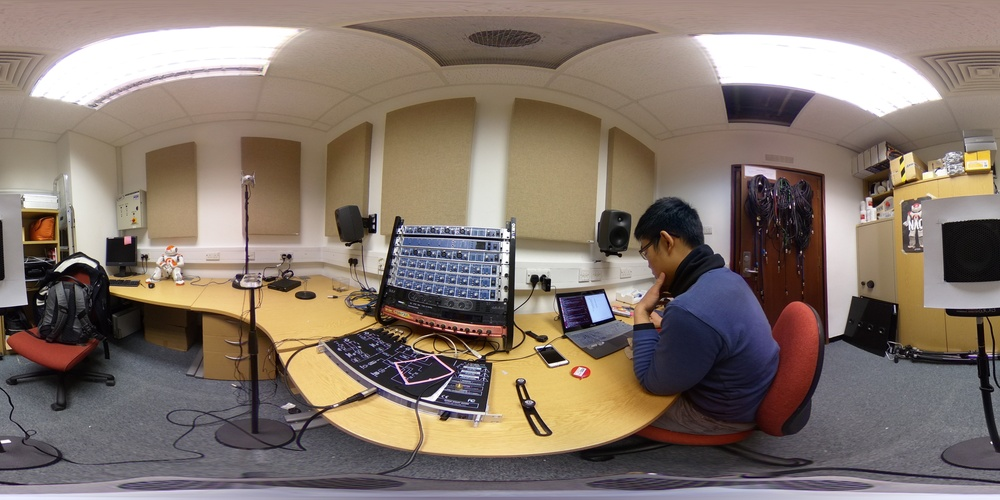
#> input picture src/180 degrees at 30cm.jpg, 1000 x 500 px, shrunk from 5376 x 2688 before the run, given in place of the camera
$ python size.py   (older library calls are emulated)
#> lines starting #> are read from the running program, lines starting #| are printed output that depends on the picture; after the words box and inside, x2 and y2 are one past the last pixel; in counts of white or black regions, pixels touching at a corner belong together
import numpy as np
import cv2

cap = cv2.VideoCapture(0)

# HSV Color Sensitivity Ranges
hul, huh = 145, 164 # Hue
sal, sah = 58, 182 # Saturation
val, vah = 165, 255 # Value

HSVLOW=np.array([hul,sal,val])
HSVHIGH=np.array([huh,sah,vah])

while(True):
	ret, frame = cap.read()
#> frame is the input picture: shape (500, 1000, 3); mean B, G, R 108.2, 118.3, 132.6
	frame = cv2.GaussianBlur (frame, (5,5),0)
	hsv = cv2.cvtColor(frame, cv2.COLOR_BGR2HSV)
#> hsv: shape (500, 1000, 3); mean H, S, V 55.7, 63.4, 135.7
	mask = cv2.inRange(hsv, HSVLOW, HSVHIGH)
#> mask: shape (500, 1000); every value is 0

	imgray = cv2.cvtColor(frame, cv2.COLOR_BGR2GRAY)
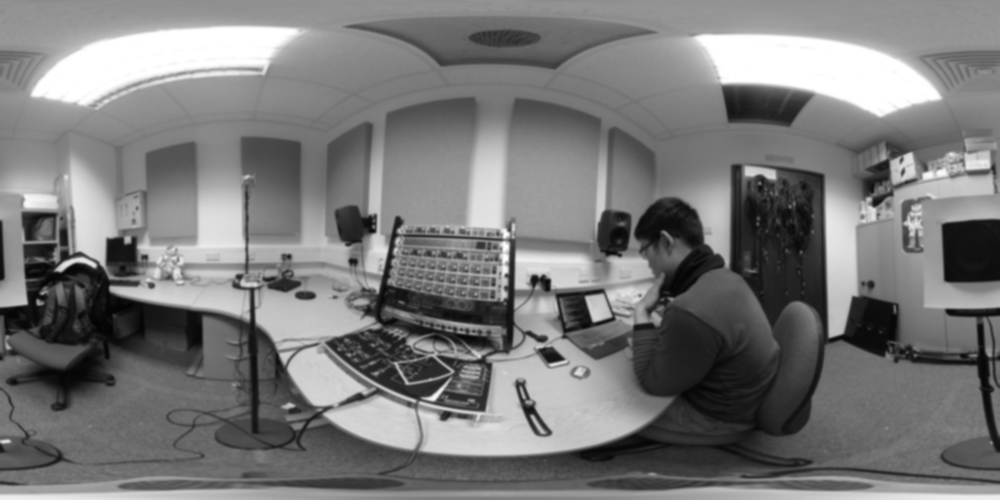
#> imgray: shape (500, 1000); min 3, max 255, mean 121.4
	ret, thresh = cv2.threshold(imgray, 127, 255,0 )
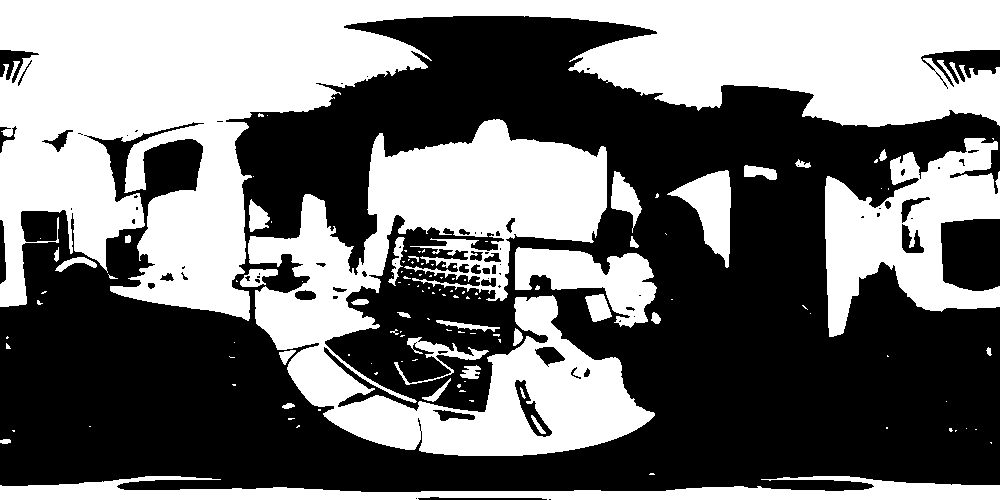
#> thresh: shape (500, 1000); 44.9% white; 122 white regions (87 under 20 px)

	edged = cv2.Canny(mask, 50, 100)
	edged = cv2.dilate(edged, None, iterations=1)
	edged = cv2.erode(edged, None, iterations=1)

	frame, contours, hierarchy = cv2.findContours(thresh,cv2.RETR_TREE, cv2.CHAIN_APPROX_SIMPLE)
#> contours = 200 contours, 132 with area under 20; largest, box (x1, y1, x2, y2) and area: (0, 0, 1000, 321) 118194, (248, 119, 655, 456) 60010, (825, 138, 1000, 337) 18094, (0, 476, 1000, 500) 10929, (515, 247, 657, 328) 5564
	output = cv2.drawContours(frame, contours, -1, (0,255,0), 3)
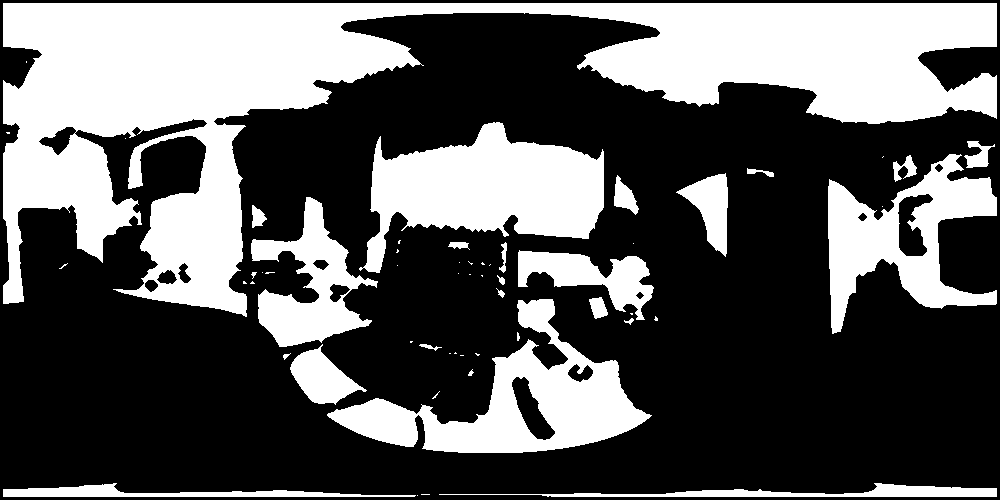
#> output: shape (500, 1000); 35.9% white; 57 white regions (31 under 20 px), largest, box (x1, y1, x2, y2) and area: (3, 3, 997, 317) 105128, (359, 122, 604, 273) 19778, (327, 299, 652, 453) 17174

	cv2.imshow('edged', edged)
	cv2.imshow('frame', frame)


	# [21 lines of commented-out code are left out]

	if cv2.waitKey(1) & 0xFF == ord('q'):
#> (key q is pressed here)
		break

# Release capture when done
cap.release()
cv2.destroyAllWindows()

$ run again, on src/source_img.jpg
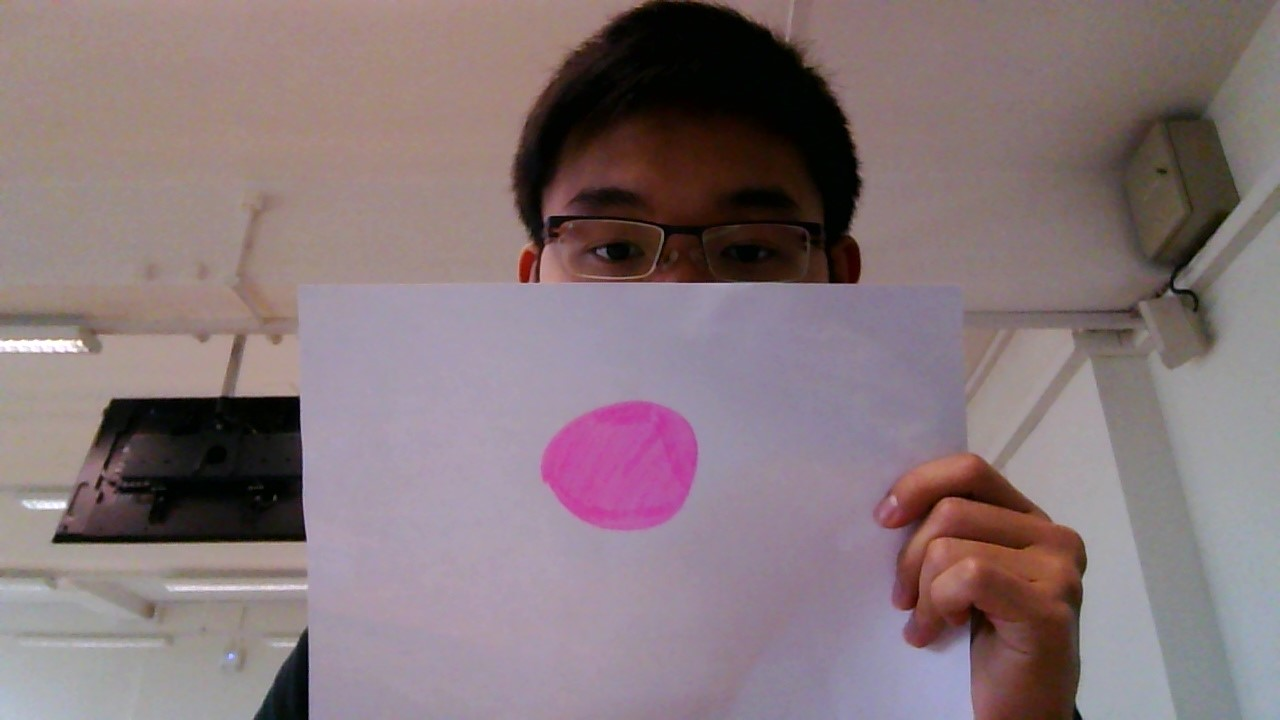
#> input picture src/source_img.jpg, 1280 x 720 px, given in place of the camera
#> frame is the input picture: shape (720, 1280, 3); mean B, G, R 122, 118.3, 134.8
#> hsv: shape (720, 1280, 3); mean H, S, V 74.4, 55.6, 137.4
#> `mask = cv2.inRange(hsv, HSVLOW, HSVHIGH)`:
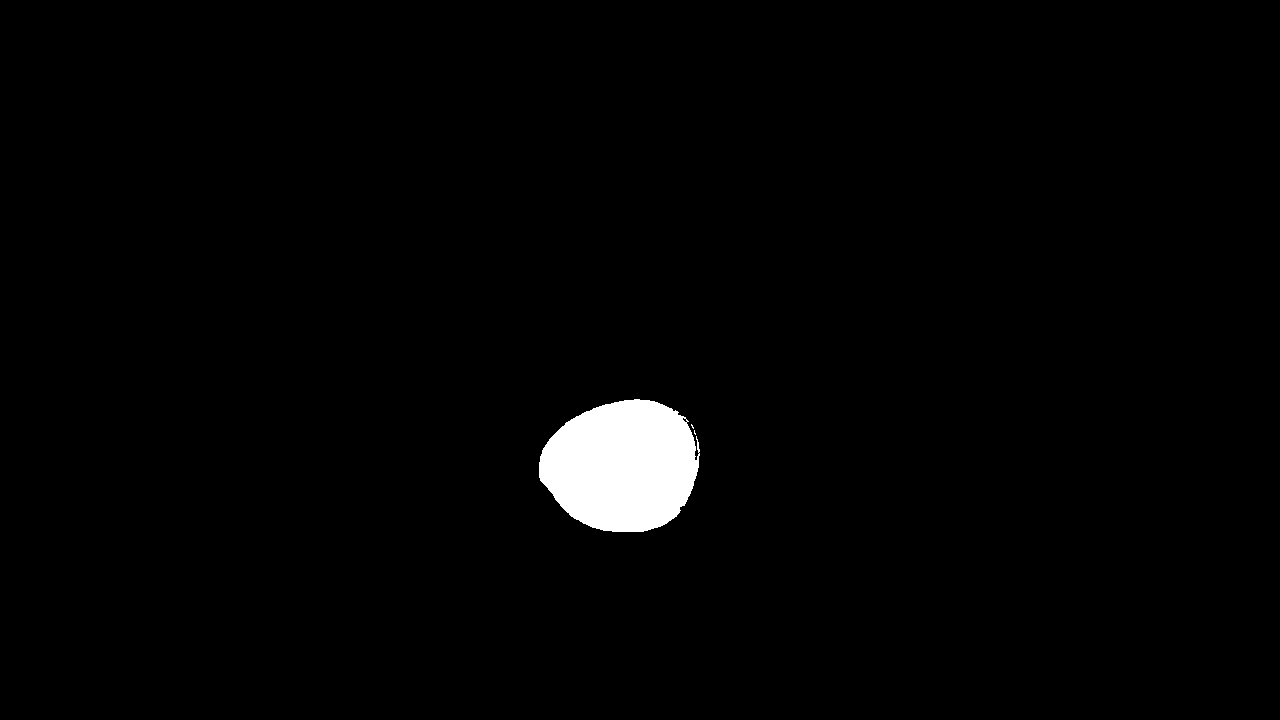
#> mask: shape (720, 1280); 1.8% white; 3 white regions (2 under 20 px), largest, box (x1, y1, x2, y2) and area: (539, 399, 700, 532) 16479
#> thresh: shape (720, 1280); 65.3% white; 78 black regions (44 under 20 px), largest, box (x1, y1, x2, y2) and area: (508, 0, 1280, 720) 258216, (51, 195, 307, 545) 35804, (543, 402, 698, 529) 14978
#> contours = 160 contours, 103 with area under 20; largest, box (x1, y1, x2, y2) and area: (0, 0, 1018, 720) 555434, (965, 212, 1280, 720) 89937, (50, 194, 308, 546) 36524, (542, 401, 699, 530) 15236, (1195, 25, 1280, 276) 4118
#> `output = cv2.drawContours(frame, contours, -1, (0,255,0), 3)`:
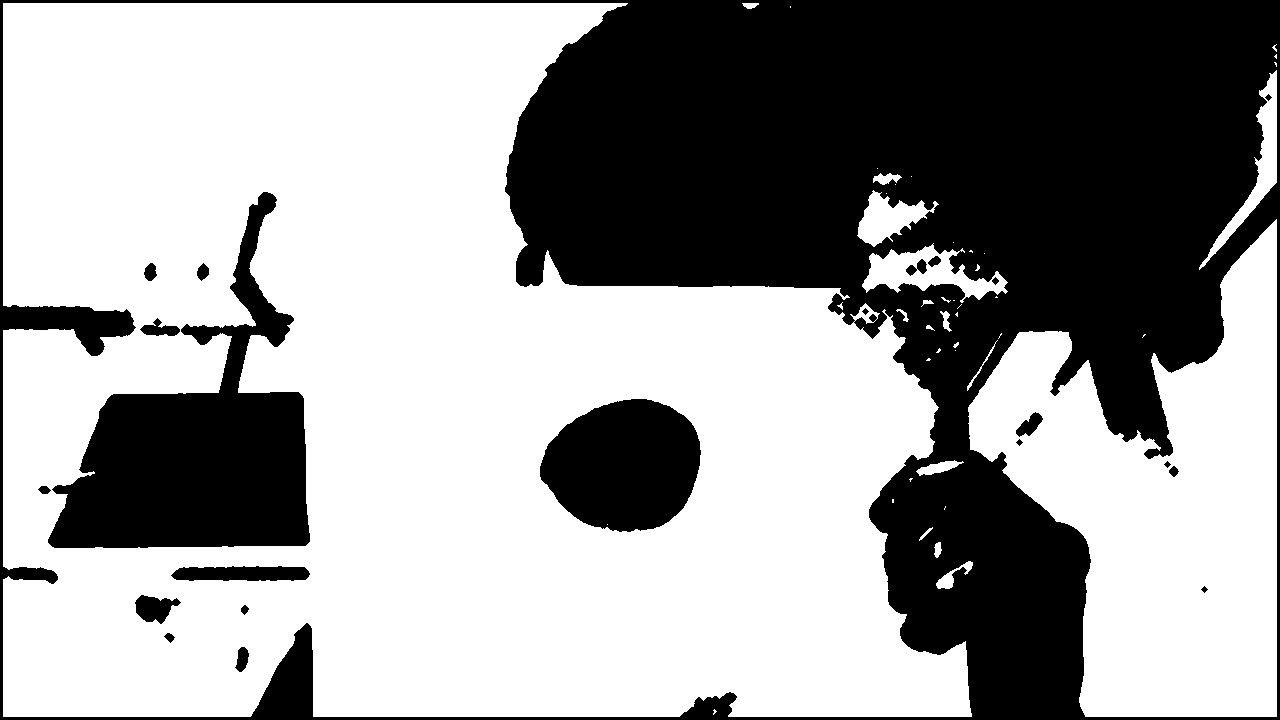
#> output: shape (720, 1280); 61.4% white; 22 black regions, largest, box (x1, y1, x2, y2) and area: (0, 0, 1280, 720) 294562, (48, 192, 310, 548) 40263, (540, 399, 701, 532) 16289
